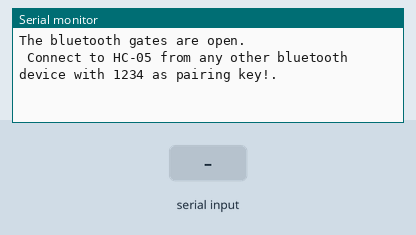
A sketch run on a simulated Arduino Uno, built with avr-gcc and run on an emulated ATmega328P. Parts: the last lines printed to the serial monitor. The test bench sets the inputs (shaded band).

Above: at 1.2 s.
1.3 s: "1" received over the second serial link
At 2.2 s:
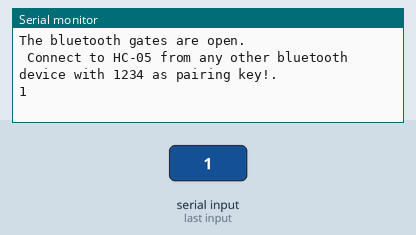
2.8 s: "0" received over the second serial link
At 3.3 s:
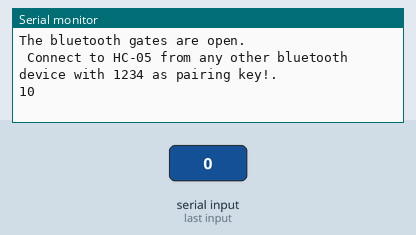

Measured:
- after the input at 1.3 s, the serial monitor: prints a new line at once (image 1)
- after the input at 2.8 s, the serial monitor: prints a new line at once (image 2)

The sketch:

simple_bluetooth_sketch_FINAL.ino
```cpp
#include <SoftwareSerial.h>
SoftwareSerial EEBlue(10, 11); // RX | TX
void setup()
{
Serial.begin(9600);
EEBlue.begin(9600); //Default Baud for comm, it may be different for your Module.
Serial.println("The bluetooth gates are open.\n Connect to HC-05 from any other bluetooth device with 1234 as pairing key!.");
}

void loop()
{
// Feed any data from bluetooth to Terminal.
if (EEBlue.available())
Serial.write(EEBlue.read()); //add new line
// Feed all data from termial to bluetooth,
if (Serial.available())
EEBlue.write(Serial.read());

}
```
